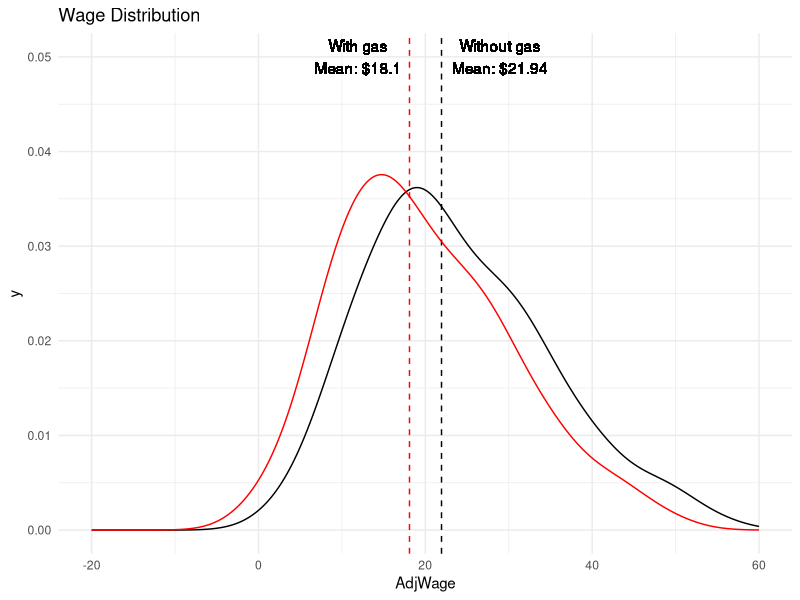
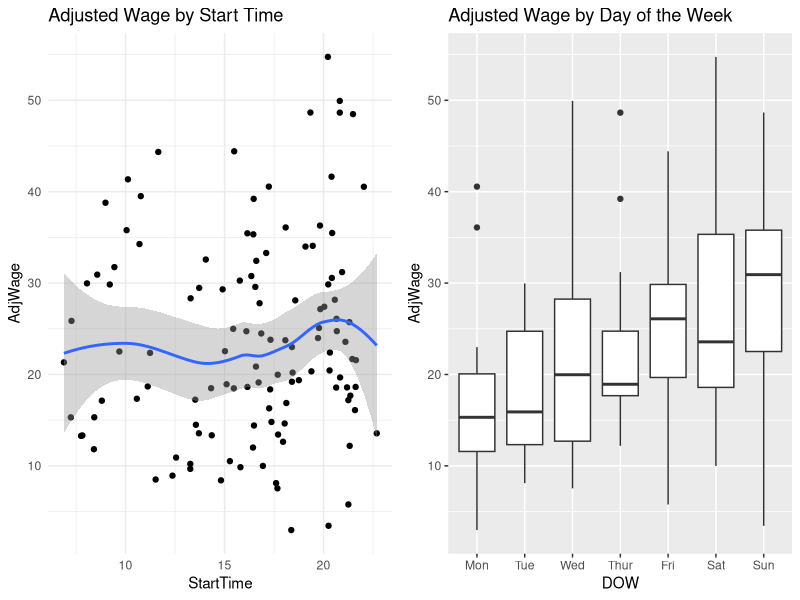
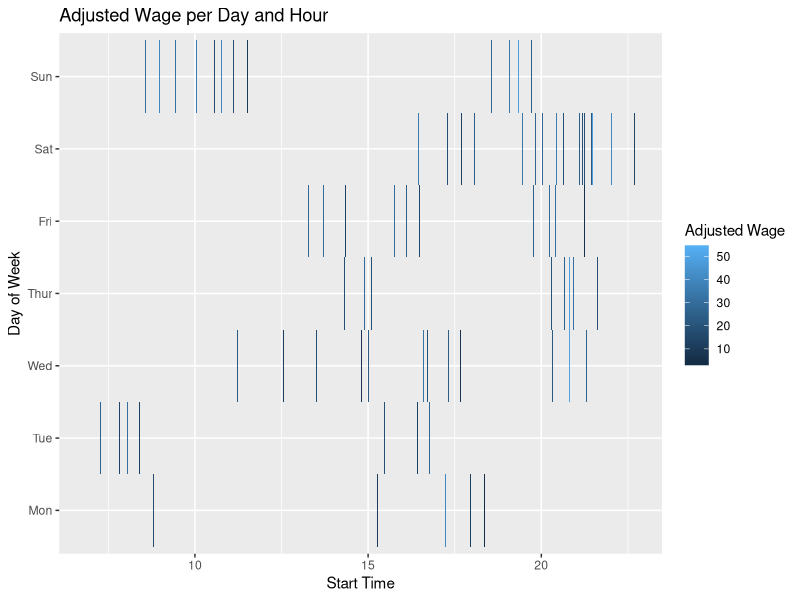
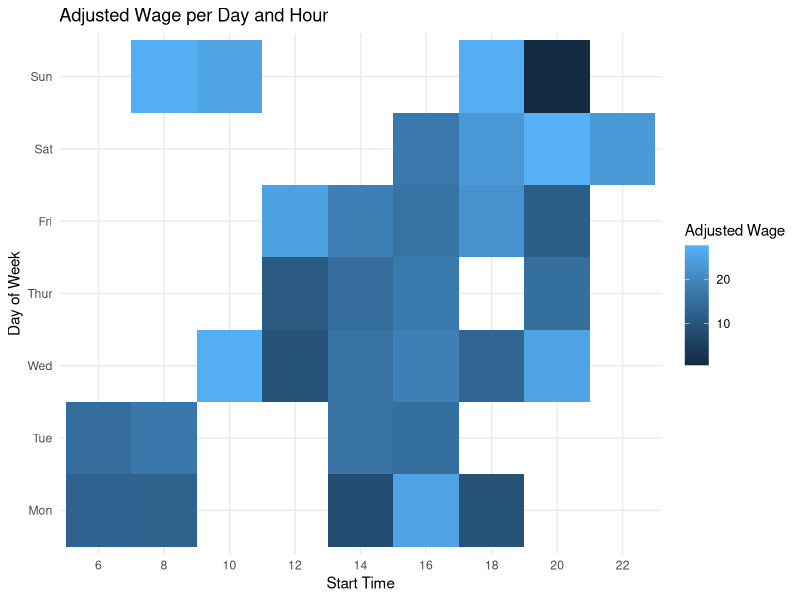
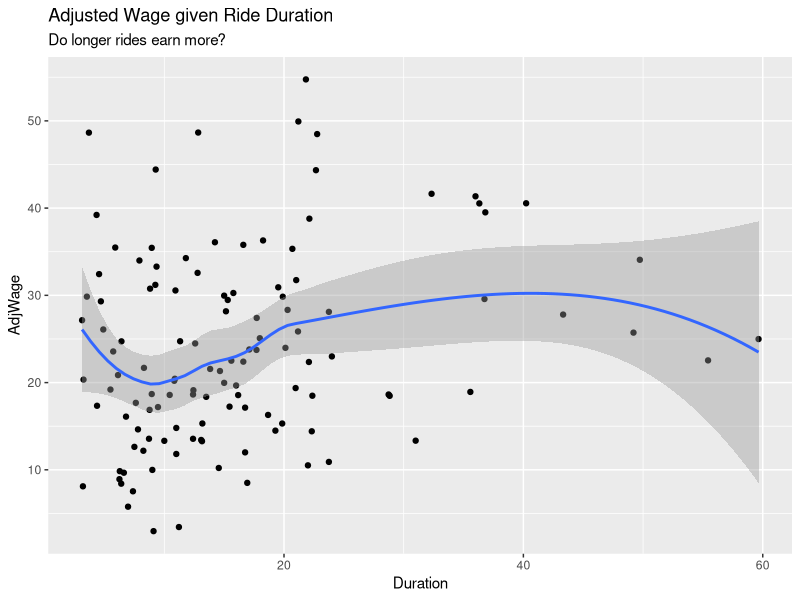
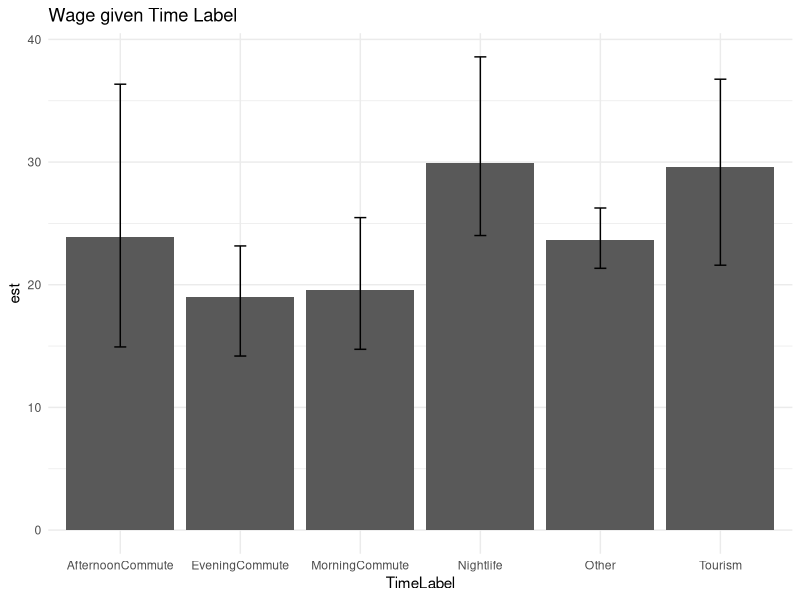
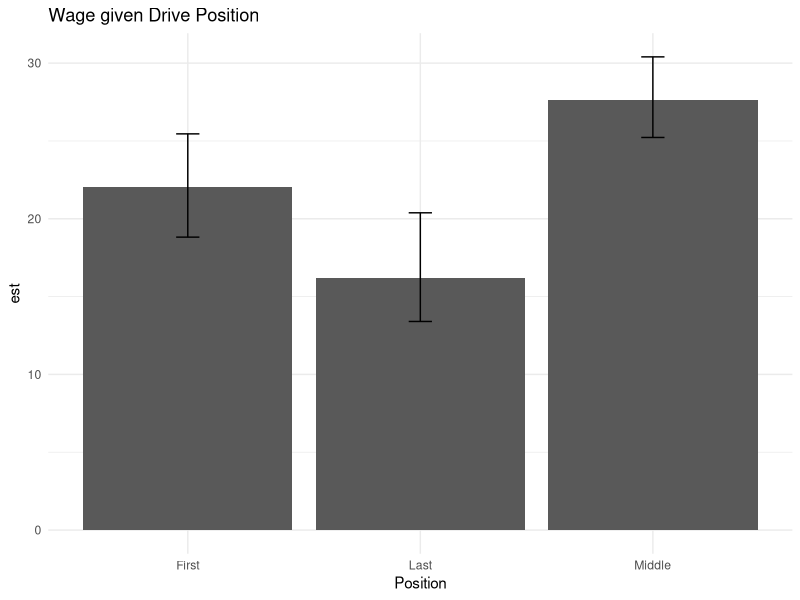
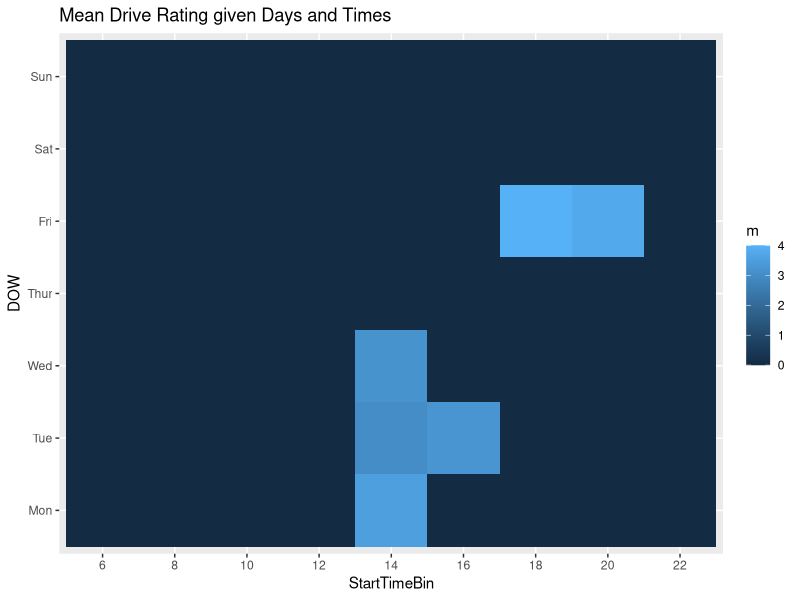

These charts were generated, in order, by the following R code:
## ---- chunk 1
knitr::opts_chunk$set(echo = TRUE)
## ---- chunk 2
library(tidyverse)
library(gridExtra)
library(boot)
## ---- chunk 3
gasPrice = 3.433 # $ / gal
## ---- chunk 4
data_all = read_csv("CleanLyftData_All.csv", col_types = cols())

data_all$DOW = factor(data_all$DOW, levels = seq(1,7), labels = c("Mon", "Tue", "Wed", "Thur", "Fri", "Sat", "Sun"))
data_all$Month = factor(data_all$Month, levels = seq(1,12), labels = seq(1,12))
data_all$StartLocation = factor(data_all$StartLocation)
data_all$Period = factor(data_all$Period)
data_all$Movement = factor(data_all$Movement)
data_all$Origin = factor(data_all$Origin)
data_all$Goal = factor(data_all$Goal)

data_drv = read_csv("CleanLyftData_Drives.csv", col_types = cols())

data_drv = data_drv[data_drv$Cancel == F, ]

data_drv$DOW = factor(data_drv$DOW, levels = seq(1,7), labels = c("Mon", "Tue", "Wed", "Thur", "Fri", "Sat", "Sun"))
data_drv$Month = factor(data_drv$Month, levels = seq(1,12), labels = seq(1,12))
data_drv$StartLocation = factor(data_drv$StartLocation)
data_drv$Period = factor(data_drv$Period)
data_drv$Movement = factor(data_drv$Movement)
data_drv$Origin = factor(data_drv$Origin)
data_drv$Goal = factor(data_drv$Goal)

paste(nrow(data_drv), "drives")

data_all %>%
  filter(Session > max(data_drv$Session) - 3) %>%
  group_by(Session) %>%
  summarise(Wage = paste("$", round(sum(Earnings + Tips, na.rm = T) * (60 / sum(Duration)), 2), sep=""),
            Revenue = sum(Earnings + Tips, na.rm = T),
            GasCost = round(sum(GasUsage) * gasPrice, 2)) %>%
  as.matrix()
## ---- chunk 5
tail(data_drv)
## ---- chunk 6
theme = theme_minimal()
## ---- chunk 7
maint = (700 + 30 + 100 + 300) / 5000 # depreciation + oil + service + parts perthe next 5,000 miles

avg = sum(data_drv$Earnings + data_drv$Tips) * (60/sum(data_drv$AdjDuration))
maintInc = (data_drv$Earnings + data_drv$Tips - gasPrice * data_drv$AdjGas) * (60/data_drv$AdjDuration)
avgMaintInc = sum(data_drv$Earnings + data_drv$Tips - gasPrice * data_drv$AdjGas) * (60/sum(data_drv$AdjDuration))

ggplot(data_drv) + theme +
  geom_density(aes(AdjWage)) +
  geom_vline(xintercept = avg, lty=2) +
  geom_text(aes(avg, y = 0.05, label = paste("Without gas\nMean: $", round(avg, 2), sep="")), nudge_x = 7) +
  geom_density(aes(maintInc), col="red") +
  geom_vline(xintercept = avgMaintInc, col="red", lty=2) +
  geom_text(aes(avg, y = 0.05, label = paste("With gas\nMean: $", round(avgMaintInc, 2), sep="")), nudge_x = -10) +
  lims(x=c(-20,60)) +
  labs(title = "Wage Distribution")
## ---- chunk 8
b = boot((data_drv$Earnings + data_drv$Tips - gasPrice * data_drv$AdjGas - maint * data_drv$AdjDistance) * (60/data_drv$AdjDuration), function (v, ix) mean(v[ix]), R = 5000)
b$t0
boot.ci(b, type = "bca")$bca[1, c(4, 5)]
## ---- chunk 9
p1 = ggplot(data_drv, aes(StartTime, AdjWage)) + theme +
  geom_point() +
  geom_smooth(method = "loess") +
  labs(title = "Adjusted Wage by Start Time")

p2 = ggplot(data_drv) +
  geom_boxplot(aes(DOW, AdjWage)) +
  labs(title = "Adjusted Wage by Day of the Week")

grid.arrange(p1, p2, ncol=2)

ggplot(data_drv) +
  geom_tile(aes(x = StartTime, y = DOW, fill = AdjWage)) +
  labs(x = "Start Time", y = "Day of Week", fill = "Adjusted Wage", title = "Adjusted Wage per Day and Hour")
## ---- chunk 10
bins = seq(6, 22, 2)

data_drv$StartTimeBin = cut(data_drv$StartTime, breaks = c(bins, 24), labels = bins)

data_drv %>%
  group_by(StartTimeBin, DOW) %>%
  summarise(m = sum(Earnings + Tips - gasPrice * AdjGas) * (60 / sum(AdjDuration)), n = n()) %>%
  ggplot() + theme +
  geom_tile(aes(x = StartTimeBin, y = DOW, fill = m)) +
  labs(x = "Start Time", y = "Day of Week", fill = "Adjusted Wage", title = "Adjusted Wage per Day and Hour")
## ---- chunk 11
ggplot(data_drv, aes(Duration, AdjWage)) +
  geom_point() +
  geom_smooth(method = "loess") +
  labs(title = "Adjusted Wage given Ride Duration", subtitle = "Do longer rides earn more?")
## ---- chunk 12
res = data.frame()

for (tl in unique(data_drv$TimeLabel)) {
  
  f = function(data, indices) {
    return(mean(data[indices]))
  }
  
  b = boot(data_drv[data_drv$TimeLabel == tl, ]$AdjWage, statistic = f, R = 1000)
  
  r = boot.ci(b, type = "bca")$bca
  
  res[tl, c("lb", "est", "ub")] = list(r[1, 4], b$t0, r[1, 5])
}

rownames_to_column(res, "TimeLabel") %>%
  ggplot() + theme + 
  geom_bar(aes(TimeLabel, est), stat="identity") +
  geom_errorbar(aes(TimeLabel, ymin = lb, ymax = ub, width=0.1)) +
  labs(title = "Wage given Time Label")
## ---- chunk 13
res = data.frame()

for (pos in unique(data_drv$Position)) {
  
  f = function(data, indices) {
    return(mean(data[indices]))
  }
  
  b = boot(data_drv[data_drv$Position == pos, ]$AdjWage, statistic = f, R = 1000)
  
  r = boot.ci(b, type = "bca")$bca
  
  res[pos, c("lb", "est", "ub")] = list(r[1, 4], b$t0, r[1, 5])
}

rownames_to_column(res, "Position") %>%
  ggplot() + theme + 
  geom_bar(aes(Position, est), stat="identity") +
  geom_errorbar(aes(Position, ymin = lb, ymax = ub, width=0.1)) +
  labs(title = "Wage given Drive Position")
## ---- chunk 14
data_drv %>%
  group_by(StartTimeBin, DOW) %>%
  summarise(m = mean(RatingMean)) %>%
  complete(DOW, fill = list(m = 0)) %>%
  ggplot() +
  geom_tile(aes(x = StartTimeBin, y = DOW, fill = m)) +
  labs(title = "Mean Drive Rating given Days and Times")
## ---- chunk 15
m1 = loess(AdjWage ~ StartTime, 
          span = 0.4, 
          degree = 2, 
          data = data_drv, 
          family = "gaussian")

m2 = loess(AdjWage ~ StartTime, 
          span = 1.0, 
          degree = 2, 
          data = data_drv, 
          family = "gaussian")

m3 = loess(AdjWage ~ StartTime, 
          span = 0.4, 
          degree = 1, 
          data = data_drv, 
          family = "gaussian")

m4 = loess(AdjWage ~ StartTime, 
          span = 1.0, 
          degree = 1, 
          data = data_drv, 
          family = "gaussian")
## ---- chunk 16
x = seq(7.5, 22, 0.1)
d = data.frame(x = rep(x, 4),
               y = c(predict(m1, x), predict(m2, x), predict(m3, x), predict(m4, x)),
               k = rep(c(1, 2, 3, 4), each = length(x)))

ggplot() + theme +
  geom_line(aes(d$x, d$y, group = d$k), color = rep(c("#db593b", "#e3765d", "#69c93c", "#95de73"), each = length(x))) +
  geom_point(aes(data_drv$StartTime, data_drv$AdjWage, color=data_drv$Position)) +
  labs(x = "Start Time", y = "Adjusted Wage")
## ---- chunk 17
sl_wage = data_drv %>% 
  group_by(StartLocation) %>%
  summarise(AdjWage = round(sum(Earnings + Tips - gasPrice * AdjGas) * (60 / sum(AdjDuration)), 2), 
            SD = sd((Earnings + Tips - gasPrice * AdjGas) * (60 / AdjDuration)),
            AvgDur = mean(AdjDuration),
            N = n()) %>%
  filter(N > 2)

sl_wage %>%
  arrange(AdjWage) %>%
  mutate(StartLocation = factor(StartLocation, StartLocation)) %>%
  ggplot() + theme + 
  geom_bar(aes(StartLocation, AdjWage, fill = N), stat="identity") + 
  # geom_errorbar(aes(StartLocation, ymin = AdjWage - SD / sqrt(N), ymax = AdjWage + SD / sqrt(N), width=0.2)) +
  labs(x = "Start Location", y = "Adjusted Wage", title = "Adjusted Wage by Start Location") +
  coord_flip()
## ---- chunk 18
data_drv %>%
  group_by(Conversation, Shared) %>%
  summarise(avg = mean(Tips)) %>%
  ggplot() + theme +
  geom_point(aes(Conversation, avg, color = Shared, shape = Shared), size=4) +
  geom_line(aes(Conversation, avg, group = Shared), lty=2) +
  labs(x = "Conversation", y = "Mean Tip", title = "Condition Interactions")
## ---- chunk 19
sum(data_drv$AdjDistance, na.rm = T)
sum(data_drv$AdjDuration, na.rm = T) / 60
